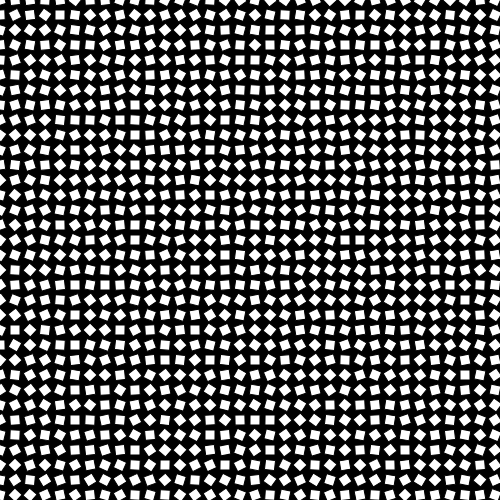
Frame 1 (no input)
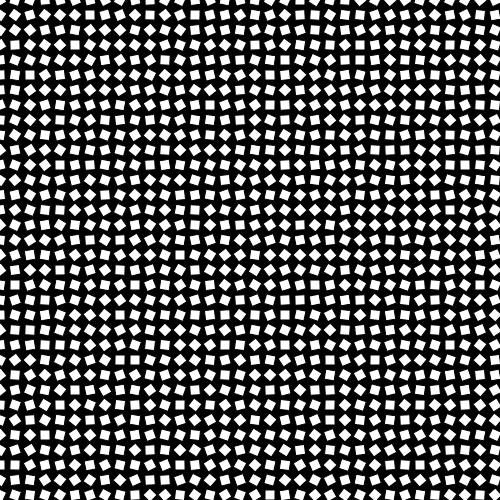
Frame 60 (no input)
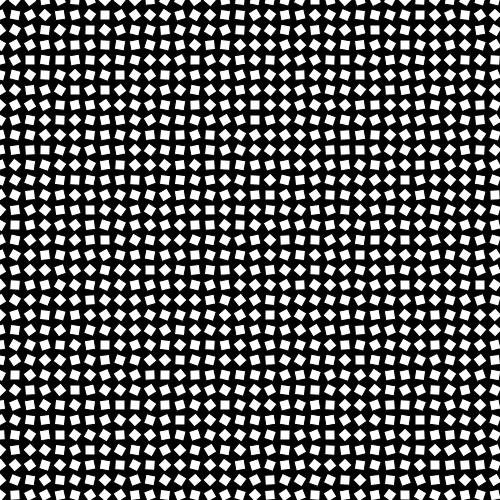
Frame 120 (the mouse pressed at the canvas centre since frame 60)

The p5.js sketch that drew these frames (run headless with seeded random() and noise() and a simulated clock; from frame 60 on, the mouse is pressed at the canvas centre):

// p5.js sketch
// ── sketch.js
let nCols = 50;
let nFilas = 50;
let angulos = [];
let velocidades = [];

function setup() {
  createCanvas(500, 500);
  for (let i = 0; i < nCols; i++) {
    angulos[i] = [];
    velocidades[i] = [];
    
    for (let j = 0; j < nFilas; j++) {
      angulos[i][j] = random(0, 360);
      velocidades[i][j] = random(-3,3);
    }
  }
  rectMode(CENTER);
}

function draw() {
  background(0);


  for (let i = 0; i < angulos.length; i++) {
    for (let j = 0; j < angulos[1].length; j++) {
      angulos[i][j] += velocidades[i][j];
      rotador(15 * i, 15*j, angulos[i][j] + velocidades[i][j], 10);
    }
  }
}

function rotador( x,  y,  a,  s) {
  push();
  translate(x, y);
  rotate(radians(a));
  rect(0, 0, s, s);
  pop();
}
